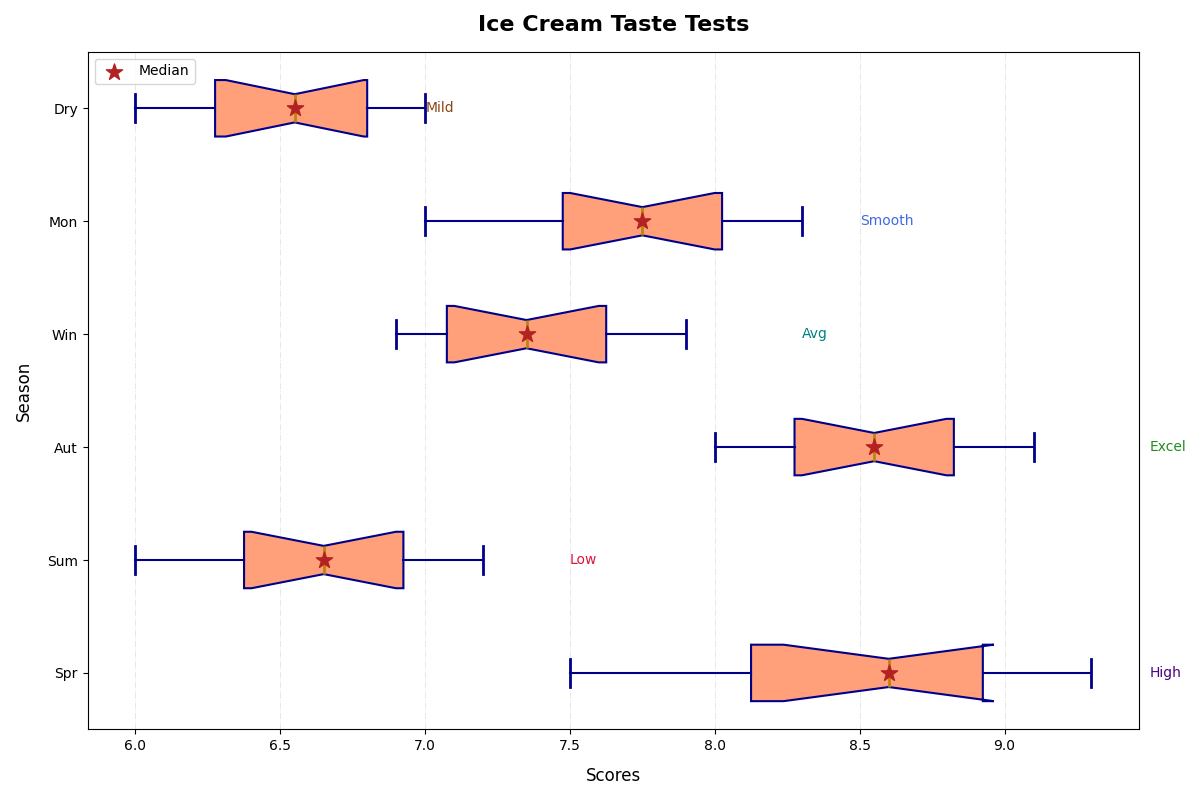

Source code (Python):
import matplotlib.pyplot as plt
import numpy as np

spring_scores = [8.2, 8.9, 9.1, 7.8, 8.7, 9.3, 7.5, 8.5, 8.8, 9.0, 8.3, 7.9]
summer_scores = [6.5, 6.8, 7.0, 6.4, 6.1, 7.2, 6.6, 6.9, 6.7, 7.1, 6.3, 6.0]
autumn_scores = [8.8, 8.1, 8.5, 8.4, 8.7, 9.0, 8.3, 8.6, 8.9, 9.1, 8.2, 8.0]
winter_scores = [7.0, 7.3, 7.5, 7.8, 6.9, 7.4, 7.1, 7.2, 7.6, 7.9, 7.7, 7.0]
monsoon_scores = [7.5, 7.8, 8.1, 7.0, 7.3, 8.0, 7.4, 7.6, 7.7, 8.2, 8.3, 7.9]
dry_scores = [6.8, 6.5, 6.1, 6.4, 6.6, 7.0, 6.3, 6.2, 6.9, 6.7, 6.0, 6.8]

scores_data = [spring_scores, summer_scores, autumn_scores, winter_scores, monsoon_scores, dry_scores]
median_values = [np.median(season) for season in scores_data]
season_labels = ['Spr', 'Sum', 'Aut', 'Win', 'Mon', 'Dry']

fig, ax = plt.subplots(figsize=(12, 8))

bplot = ax.boxplot(scores_data, vert=False, patch_artist=True, labels=season_labels, notch=True,
                   boxprops=dict(facecolor='lightsalmon', color='darkblue', linewidth=1.5),
                   whiskerprops=dict(color='darkblue', linewidth=1.5),
                   capprops=dict(color='darkblue', linewidth=2),
                   medianprops=dict(color='darkgoldenrod', linewidth=2),
                   flierprops=dict(marker='s', markerfacecolor='lavender', markersize=8, linestyle='none', markeredgecolor='darkblue'))

ax.scatter(median_values, range(1, 7), color='firebrick', marker='*', s=150, zorder=3, label='Median')

ax.set_title('Ice Cream Taste Tests', fontsize=16, fontweight='bold', pad=15)
ax.set_xlabel('Scores', fontsize=12, labelpad=10)
ax.set_ylabel('Season', fontsize=12, labelpad=10)

ax.text(9.5, 1, 'High', fontsize=10, color='indigo', va='center')
ax.text(7.5, 2, 'Low', fontsize=10, color='crimson', va='center')
ax.text(9.5, 3, 'Excel', fontsize=10, color='forestgreen', va='center')
ax.text(8.3, 4, 'Avg', fontsize=10, color='teal', va='center')
ax.text(8.5, 5, 'Smooth', fontsize=10, color='royalblue', va='center')
ax.text(7, 6, 'Mild', fontsize=10, color='saddlebrown', va='center')

ax.legend(loc='upper left', fontsize=10)
ax.grid(axis='x', linestyle='-.', linewidth=0.7, alpha=0.3)

plt.tight_layout()
plt.show()
